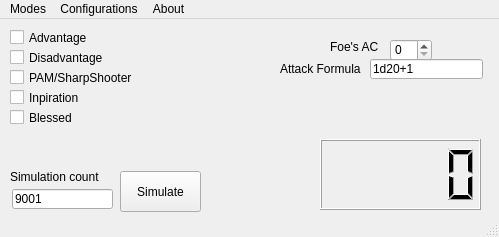
<?xml version="1.0" encoding="UTF-8"?>
<ui version="4.0">
 <class>gui_base</class>
 <widget class="QMainWindow" name="gui_base">
  <property name="geometry">
   <rect>
    <x>0</x>
    <y>0</y>
    <width>499</width>
    <height>237</height>
   </rect>
  </property>
  <property name="windowTitle">
   <string>MainWindow</string>
  </property>
  <widget class="QWidget" name="centralwidget">
   <widget class="QCheckBox" name="Advantage">
    <property name="geometry">
     <rect>
      <x>10</x>
      <y>10</y>
      <width>81</width>
      <height>17</height>
     </rect>
    </property>
    <property name="text">
     <string>Advantage</string>
    </property>
   </widget>
   <widget class="QCheckBox" name="pam">
    <property name="geometry">
     <rect>
      <x>10</x>
      <y>50</y>
      <width>131</width>
      <height>17</height>
     </rect>
    </property>
    <property name="text">
     <string>PAM/SharpShooter</string>
    </property>
   </widget>
   <widget class="QPushButton" name="simulate">
    <property name="geometry">
     <rect>
      <x>120</x>
      <y>152</y>
      <width>81</width>
      <height>41</height>
     </rect>
    </property>
    <property name="text">
     <string>Simulate</string>
    </property>
   </widget>
   <widget class="QSpinBox" name="armor_class">
    <property name="geometry">
     <rect>
      <x>390</x>
      <y>20</y>
      <width>42</width>
      <height>22</height>
     </rect>
    </property>
   </widget>
   <widget class="QLabel" name="label">
    <property name="geometry">
     <rect>
      <x>330</x>
      <y>20</y>
      <width>61</width>
      <height>16</height>
     </rect>
    </property>
    <property name="text">
     <string>Foe's AC</string>
    </property>
   </widget>
   <widget class="QLabel" name="label_2">
    <property name="geometry">
     <rect>
      <x>280</x>
      <y>40</y>
      <width>91</width>
      <height>20</height>
     </rect>
    </property>
    <property name="text">
     <string>Attack Formula</string>
    </property>
   </widget>
   <widget class="QLCDNumber" name="results">
    <property name="geometry">
     <rect>
      <x>320</x>
      <y>120</y>
      <width>161</width>
      <height>71</height>
     </rect>
    </property>
   </widget>
   <widget class="QCheckBox" name="inspiration">
    <property name="geometry">
     <rect>
      <x>10</x>
      <y>70</y>
      <width>131</width>
      <height>17</height>
     </rect>
    </property>
    <property name="text">
     <string>Inpiration</string>
    </property>
   </widget>
   <widget class="QCheckBox" name="blessed">
    <property name="geometry">
     <rect>
      <x>10</x>
      <y>90</y>
      <width>131</width>
      <height>17</height>
     </rect>
    </property>
    <property name="text">
     <string>Blessed</string>
    </property>
   </widget>
   <widget class="QLineEdit" name="lineEdit">
    <property name="geometry">
     <rect>
      <x>12</x>
      <y>170</y>
      <width>101</width>
      <height>20</height>
     </rect>
    </property>
    <property name="text">
     <string>9001</string>
    </property>
   </widget>
   <widget class="QLabel" name="label_3">
    <property name="geometry">
     <rect>
      <x>10</x>
      <y>150</y>
      <width>101</width>
      <height>16</height>
     </rect>
    </property>
    <property name="text">
     <string>Simulation count</string>
    </property>
   </widget>
   <widget class="QCheckBox" name="disadvantage">
    <property name="geometry">
     <rect>
      <x>10</x>
      <y>30</y>
      <width>101</width>
      <height>17</height>
     </rect>
    </property>
    <property name="text">
     <string>Disadvantage</string>
    </property>
   </widget>
   <widget class="QLineEdit" name="attack_formula">
    <property name="geometry">
     <rect>
      <x>370</x>
      <y>40</y>
      <width>113</width>
      <height>20</height>
     </rect>
    </property>
    <property name="text">
     <string>1d20+1</string>
    </property>
   </widget>
  </widget>
  <widget class="QMenuBar" name="menubar">
   <property name="geometry">
    <rect>
     <x>0</x>
     <y>0</y>
     <width>499</width>
     <height>21</height>
    </rect>
   </property>
   <widget class="QMenu" name="menuModes">
    <property name="title">
     <string>Modes</string>
    </property>
    <addaction name="actionHit_Chance"/>
    <addaction name="separator"/>
    <addaction name="actionE_xit"/>
   </widget>
   <widget class="QMenu" name="menuAbout">
    <property name="title">
     <string>About</string>
    </property>
    <addaction name="actionProject_GitHub"/>
    <addaction name="actionChipy_Dev"/>
   </widget>
   <widget class="QMenu" name="menuConfigurations">
    <property name="title">
     <string>Configurations</string>
    </property>
   </widget>
   <addaction name="menuModes"/>
   <addaction name="menuConfigurations"/>
   <addaction name="menuAbout"/>
  </widget>
  <widget class="QStatusBar" name="statusbar"/>
  <action name="actionHit_Chance">
   <property name="text">
    <string>Hit Chance</string>
   </property>
  </action>
  <action name="actionE_xit">
   <property name="text">
    <string>E&amp;xit</string>
   </property>
  </action>
  <action name="actionProject_GitHub">
   <property name="text">
    <string>Project GitHub</string>
   </property>
  </action>
  <action name="actionChipy_Dev">
   <property name="text">
    <string>Chipy.Dev</string>
   </property>
  </action>
 </widget>
 <resources/>
 <connections/>
</ui>
